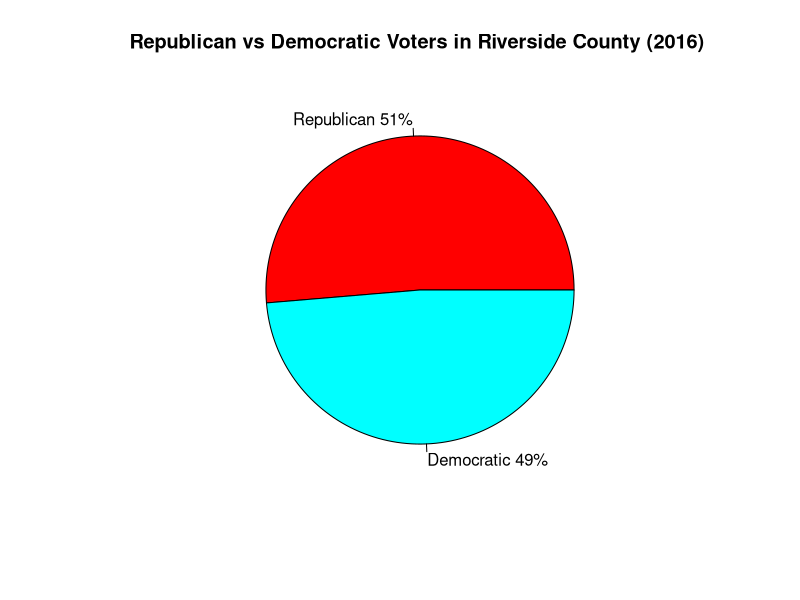
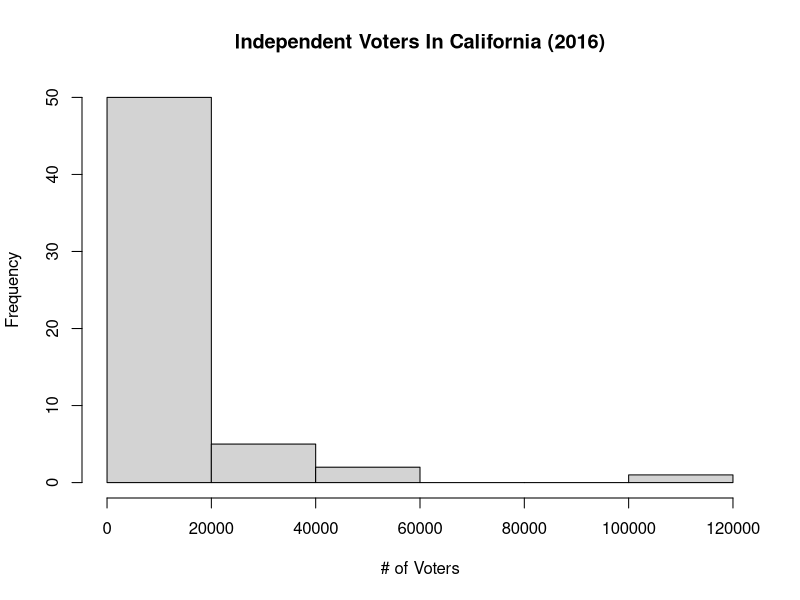

Recreate these plots in R, in order.
votes = read.csv(file="US_County_Level_Presidential_Results_2008-2012-2016.csv", header=TRUE, sep=",")
print(colnames(votes))

#Pick only California Counties
CA = votes[which(votes$state_abbr=="CA"),]

#Pick Riverside  County
RIV = CA[which(CA$county_name=="Riverside County"),]


slices <- c(RIV$dem_2016, RIV$gop_2016)
lbls <- c("Republican", "Democratic")
pct <- round(slices/sum(slices)* 100)
lbls <- paste(lbls, pct) # add percents to labels
lbls <- paste(lbls,"%",sep="") # ad % to labels
pie(slices,labels = lbls, col=rainbow(length(lbls)),
    main="Republican vs Democratic Voters in Riverside County (2016) ")

hist(CA$oth_2016,main = "Independent Voters In California (2016)", xlab="# of Voters",ylab="Frequency")
#pie(slices, labels=lbls, main = "Republican vs Democratic Voters in Riverside County")
#barplot(RIV$dem_2016, RIV$gop_2016, main = "Student to Faculty Ratio", names=c("Private","Public"), col = c("red","blue"),ylab="Student to Faculty Ratio")
#boxplot(RIV$dem_2016, RIV$gop_2016, main = "Student to Faculty Ratio", names=c("Private","Public"), col = c("red","blue"),ylab="Student to Faculty Ratio")
